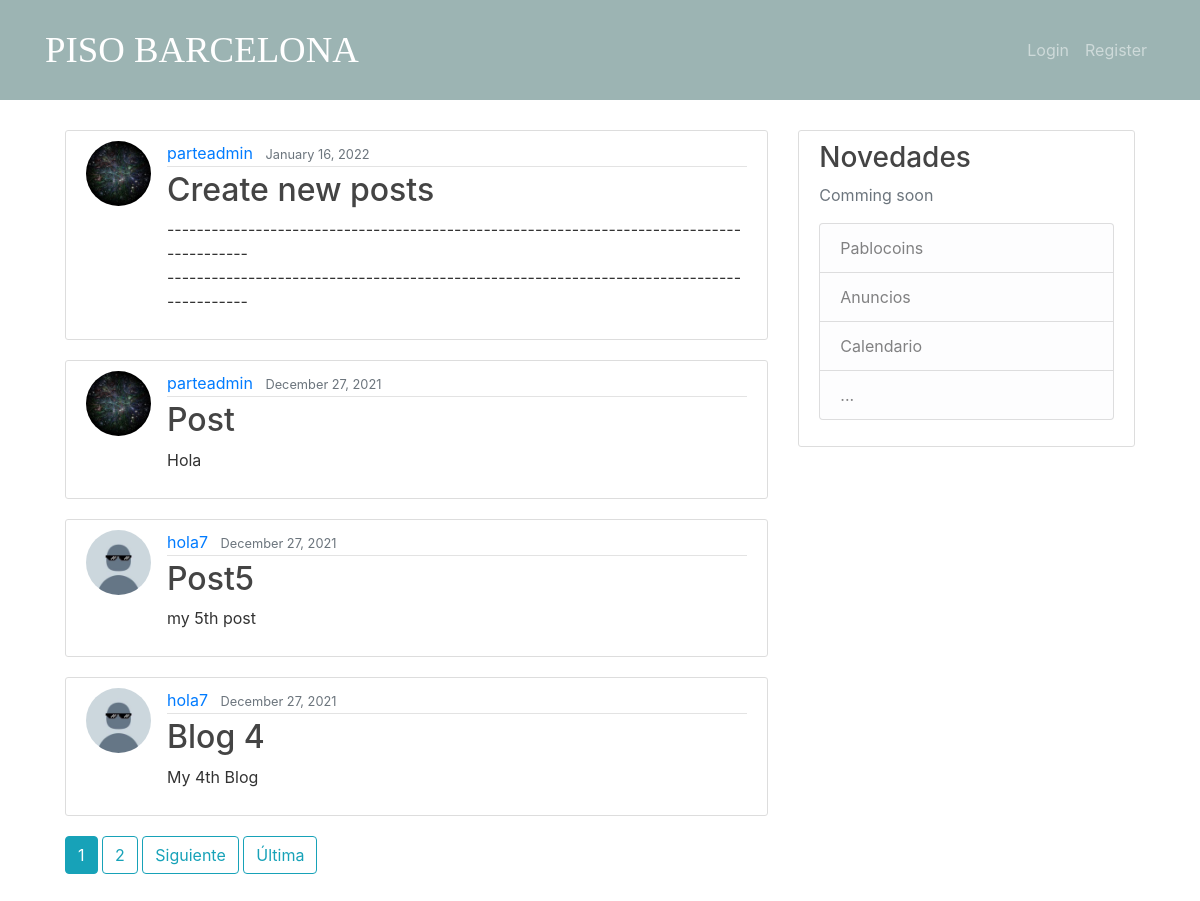
/blog/, run on an earlier commit of the app's database.
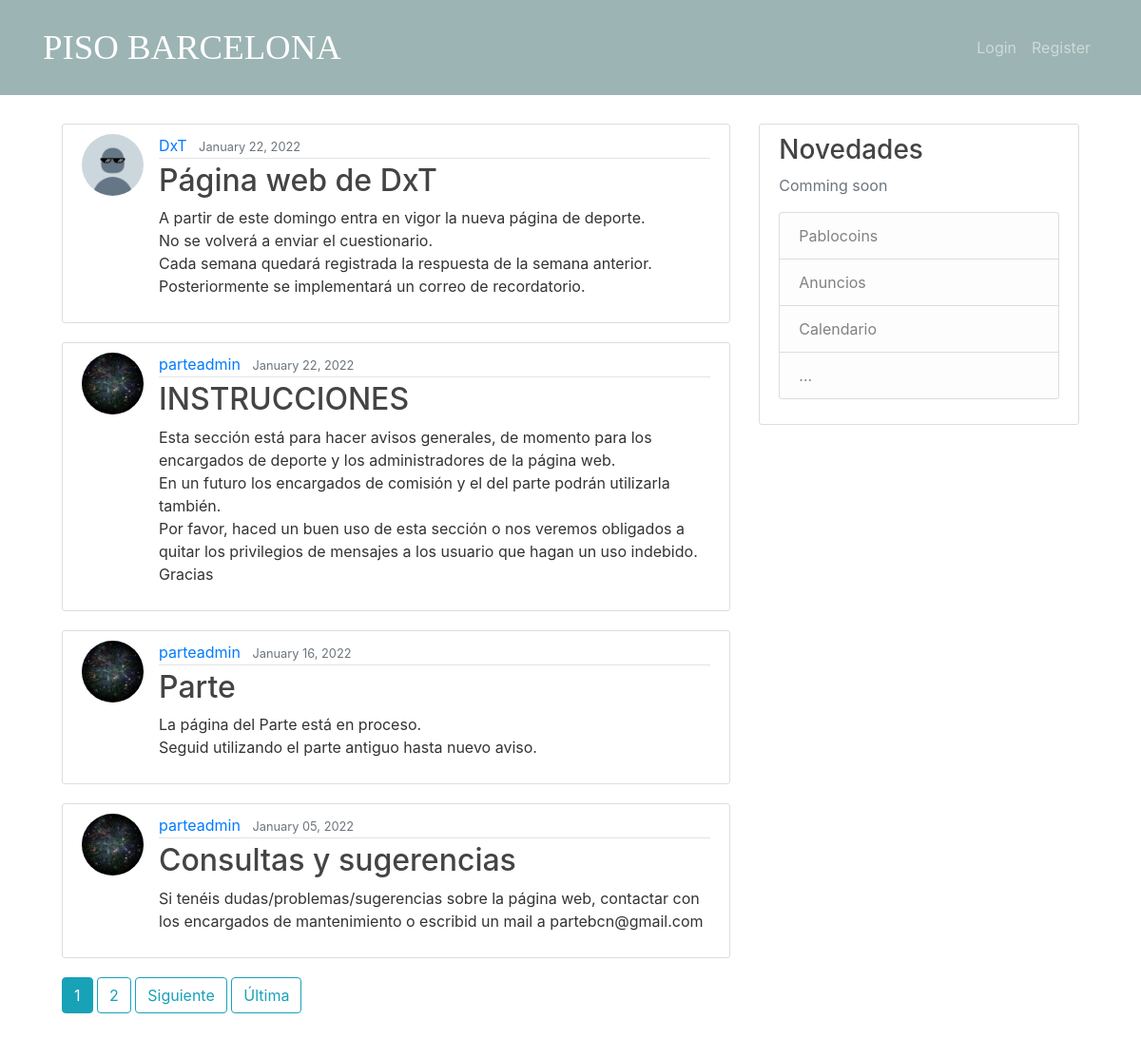
And on a later commit of the database.
### blog/models.py (models this page shows, shortened)
class Post(models.Model):
    title = models.CharField(max_length=100)
    content = models.TextField()
    date_posted = models.DateTimeField(default=timezone.now)
    author = models.ForeignKey(User, on_delete=models.CASCADE)

### users/models.py (models this page shows, shortened)
class Profile(models.Model):
    user = models.OneToOneField(User, on_delete=models.CASCADE)
    image = models.ImageField(default='default.jpg', upload_to='profile_pics')

### blog/views.py (the view)
# urls.py: path('blog/', PostListView.as_view(), name='blog-home'),
class PostListView(ListView):
    model = Post
    template_name = 'blog/home.html'  # <app>/<model>_<viewtype>.html
    context_object_name = 'posts'
    ordering = ['-date_posted']
    paginate_by = 4 #Number of post per page

### blog/templates/blog/home.html (shortened to what this page needs)
{% extends "blog/base.html" %}
{% block content %}
    {% for post in posts %}
        <article class="media content-section">
          <img class="rounded-circle article-img" src="{{ post.author.profile.image.url }}">
          <div class="media-body">
            <div class="article-metadata">
              <a class="mr-2" href="{% url 'user-posts' post.author.username %}">{{ post.author }}</a>
              <small class="text-muted">{{ post.date_posted|date:"F d, Y" }}</small>
            </div>
            <h2><a class="article-title" href="{% url 'post-detail' post.id %}">{{ post.title }}</a></h2>
            <p class="article-content">{{ post.content }}</p>
          </div>
        </article>
    {% endfor %}
    {% if is_paginated %}
          {% for num in page_obj.paginator.page_range %}
            {% if page_obj.number == num %}
              <a class="btn btn-info mb-4" href="?page={{ num }}">{{ num }}</a>
            {% elif num > page_obj.number|add:'-3' and num < page_obj.number|add:'3' %}
              <a class="btn btn-outline-info mb-4" href="?page={{ num }}">{{ num }}</a>
            {% endif %}
          {% endfor %}
          {% if page_obj.has_next %}
            <a class="btn btn-outline-info mb-4" href="?page={{ page_obj.next_page_number }}">Siguiente</a>
            <a class="btn btn-outline-info mb-4" href="?page={{ page_obj.paginator.num_pages }}">Última</a>
          {% endif %}
    {% endif %}
{% endblock content %}

What changed in the data, as far as the page shows it:
removed Post: author.profile.image (picture), author "parteadmin", date_posted "December 27, 2021", title "Post", content "Hola"
removed Post: author.profile.image (placeholder picture), author "hola7", date_posted "December 27, 2021", title "Post5", content "my 5th post"
no longer on this page (row edited): Post: author.profile.image (placeholder picture), author "hola7", date_posted "December 27, 2021", title "Blog 4", content "My 4th Blog"
added Post: author.profile.image (placeholder picture), author "DxT", date_posted "January 22, 2022", title "Página web de DxT", content "A partir de este domingo entra en vigor la nueva página de deporte. No se volverá a enviar el cuestionario. Cada semana quedará registrada la respuesta de la semana anterior. Posteriormente se implementará un correo de recordatorio."
added Post: author.profile.image (picture), author "parteadmin", date_posted "January 22, 2022", title "INSTRUCCIONES", content "Esta sección está para hacer avisos generales, de momento para los encargados de deporte y los administradores de la página web. En un futuro los encargados de comisión y el del parte podrán utilizarla también. Por favor, haced un buen uso de esta sección o nos veremos obligados a quitar los privilegios de mensajes a los usuario que hagan un uso indebido. Gracias"
changed Post: title "Create new posts" → "Parte"; content "----------------------------------------------------------------------------------------- -----------------------------------------------------------------------------------------" → "La página del Parte está en proceso. Seguid utilizando el parte antiguo hasta nuevo aviso."
added Post: author.profile.image (picture), author "parteadmin", date_posted "January 05, 2022", title "Consultas y sugerencias", content "Si tenéis dudas/problemas/sugerencias sobre la página web, contactar con los encargados de mantenimiento o escribid un mail a partebcn@gmail.com"
